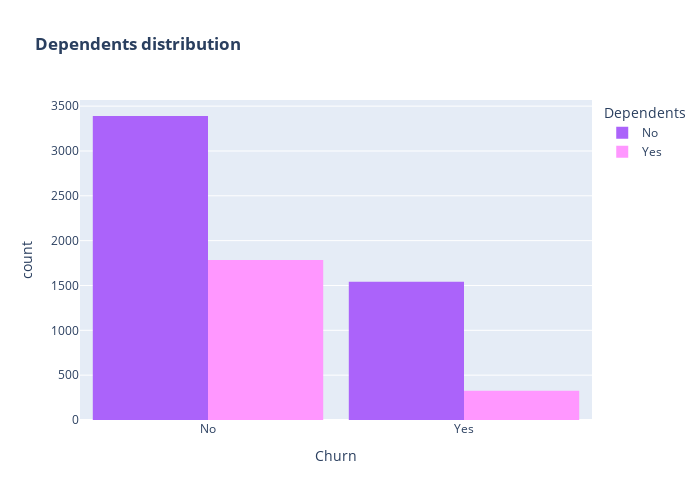

The code cell stored with this chart in its notebook:
### Markdown cell above
Very small fraction of customers don't have a phone service and out of that, 1/3rd Customers are more likely to churn.

### Code cell
color_map = {"Yes": "#FF97FF", "No": "#AB63FA"}
fig = px.histogram(customer_churn, x="Churn", color="Dependents", barmode="group", title="<b>Dependents distribution</b>", color_discrete_map=color_map)
fig.update_layout(width=700, height=500, bargap=0.1)
fig.show()

### Figure 1 — Plotly figure (JSON) as saved in the notebook; plotly's stock layout.template omitted (floating-point values rounded to 4 significant figures; data arrays with more than 128 entries replaced by an {"elided": "..."} marker saying what was removed)
{"data": [{"alignmentgroup": "True", "bingroup": "x", "hovertemplate": "Dependents=No<br>Churn=%{x}<br>count=%{y}<extra></extra>", "legendgroup": "No", "marker": {"color": "#AB63FA", "pattern": {"shape": ""}}, "name": "No", "offsetgroup": "No", "orientation": "v", "showlegend": true, "type": "histogram", "x": {"elided": "4933 str values"}, "xaxis": "x", "yaxis": "y"}, {"alignmentgroup": "True", "bingroup": "x", "hovertemplate": "Dependents=Yes<br>Churn=%{x}<br>count=%{y}<extra></extra>", "legendgroup": "Yes", "marker": {"color": "#FF97FF", "pattern": {"shape": ""}}, "name": "Yes", "offsetgroup": "Yes", "orientation": "v", "showlegend": true, "type": "histogram", "x": {"elided": "2110 str values"}, "xaxis": "x", "yaxis": "y"}], "layout": {"bargap": 0.1, "barmode": "group", "height": 500, "legend": {"title": {"text": "Dependents"}, "tracegroupgap": 0}, "title": {"text": "<b>Dependents distribution</b>"}, "width": 700, "xaxis": {"anchor": "y", "domain": [0, 1], "title": {"text": "Churn"}}, "yaxis": {"anchor": "x", "domain": [0, 1], "title": {"text": "count"}}}}
